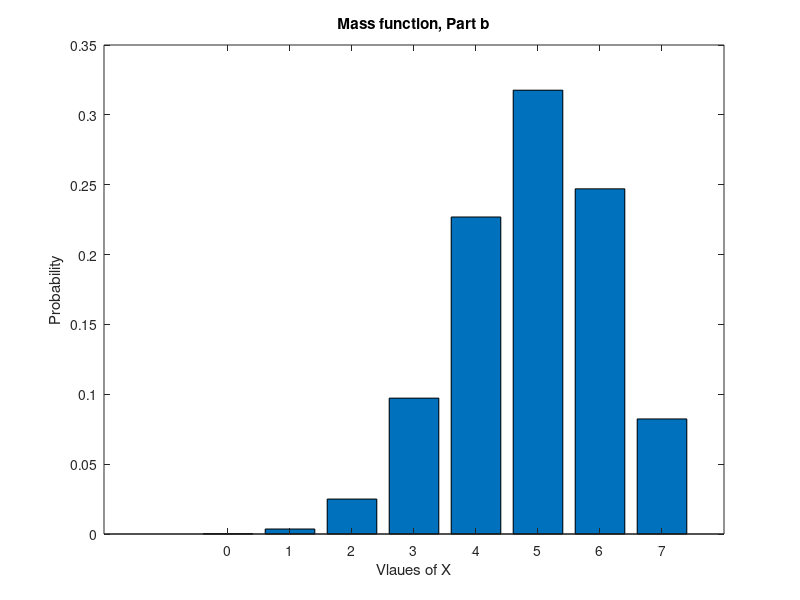
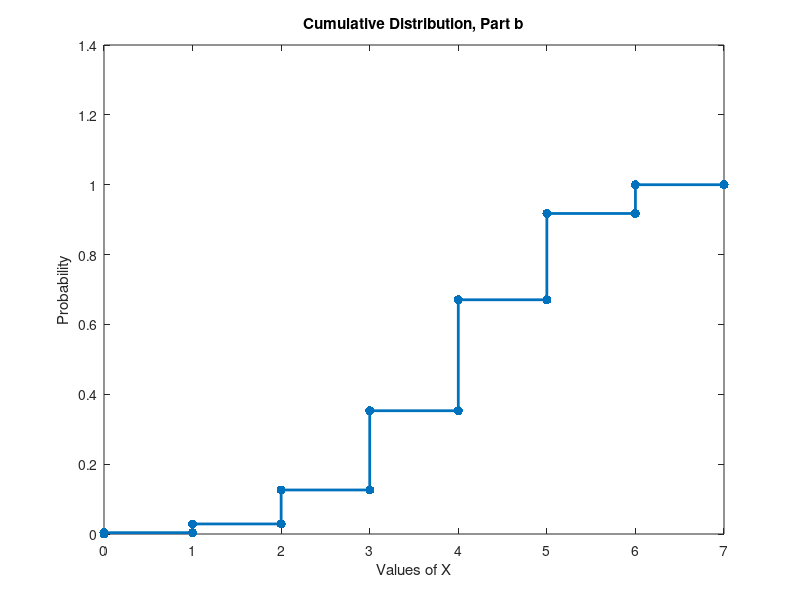
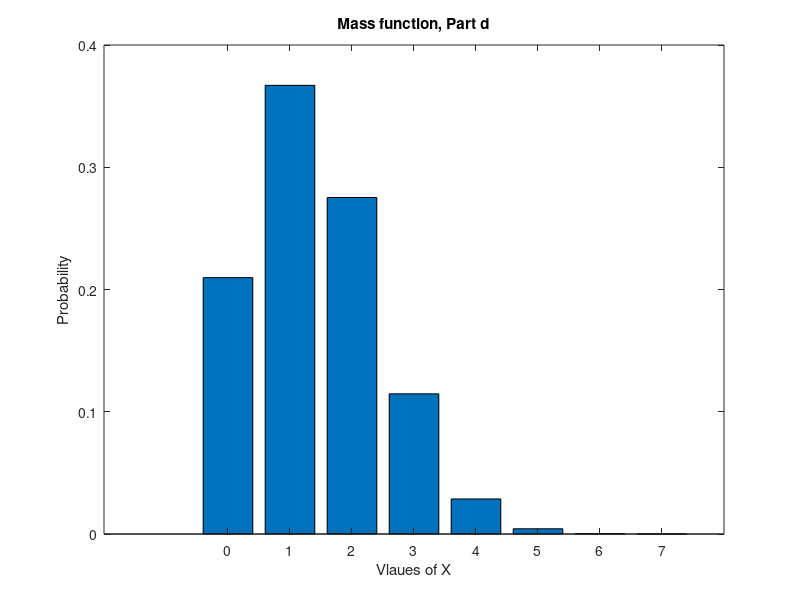
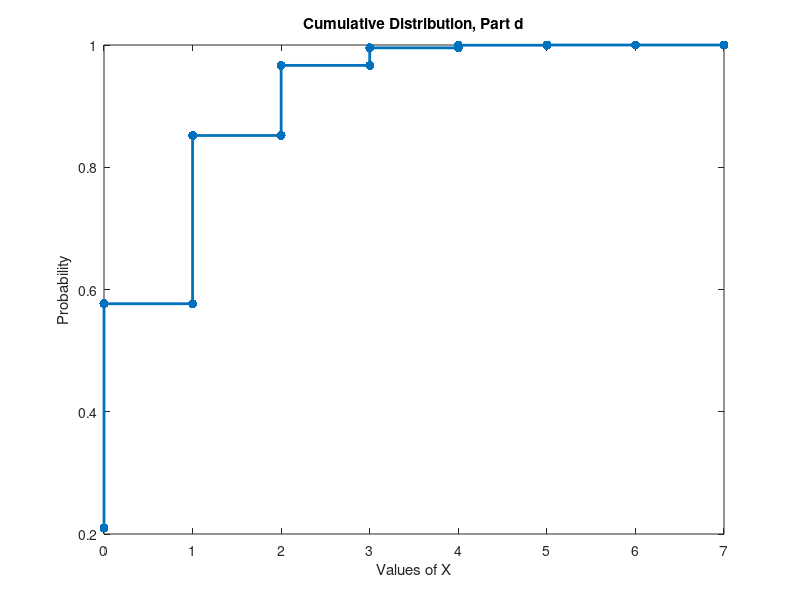

MATLAB code for these plots, in order:
function Problem1_BinomRandomVars
[vals,probs] = binom_prob_mass(0,7,7,.7,'a');
prob_mass_graph(vals,probs,1,'b')
prob_cumulitive_graph(vals,probs,1,'b')

[vals,probs] = binom_prob_mass(0,7,7,.2,'c');
prob_mass_graph(vals,probs,1,'d')
prob_cumulitive_graph(vals,probs,1,'d')



function [vals,out] = binom_prob_mass(s,X,n,P,let)
head = sprintf('Probabilites, Part %s',let);
fprintf('\n %s\n',head)
vals = [];
out = [];
for i = s:X
    vals = [vals,i];
    val = binopdf(i,n,P);
    out = [out,val];
    print = sprintf('For X = %d, P = %e',i,val);
    fprintf('%s\n',print)
end

function prob_mass_graph(vals,probs,num,let)
head = sprintf('Mass function, Part %s',let);
figure('Visible','on','Name',head)
bar(vals,probs)
xlabel('Vlaues of X')
ylabel('Probability')
title(head)

function prob_cumulitive_graph(vals,probs,num,let)
head = sprintf('Cumulative Distribution, Part %s',let);
figure('Visible','on','Name',head)
cum_dist = zeros(1,length(vals));
cum_dist(1) = probs(1);
for i = 2:length(probs)
    dist = cum_dist(i-1) + probs(i);
    cum_dist(i) = dist;    
end
% vals = [vals(1),vals];
% cum_dist = [cum_dist(1),cum_dist];
vals = [vals,(vals(2:end)-1)];
cum_dist = [cum_dist,cum_dist(2:end)];
plot(sort(vals),sort(cum_dist),'.-','LineWidth',2,'MarkerSize',20)
xlabel('Values of X')
ylabel('Probability')
title(head)





